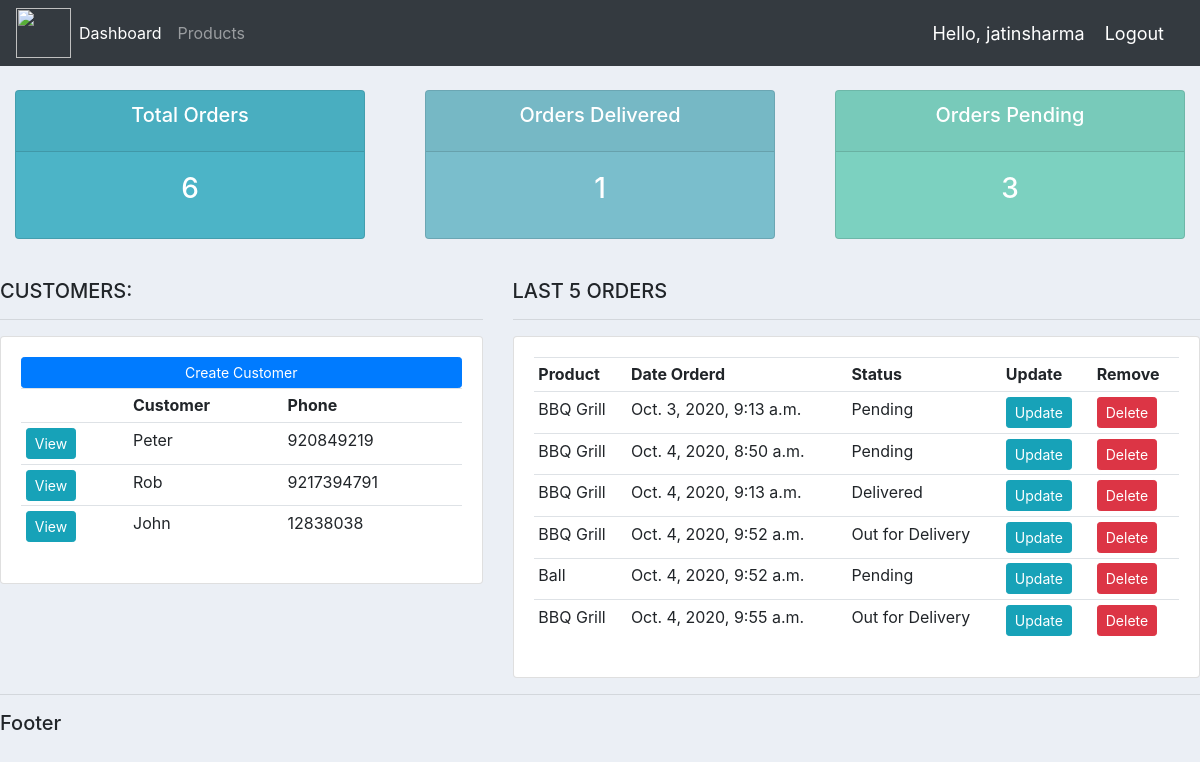
The app's page / (signed in) with its own data.
### accounts/models.py (models this page shows, shortened)
class Customer(models.Model):
    name = models.CharField(max_length=200, null=True)
    phone = models.CharField(max_length=200, null=True)
    email = models.CharField(max_length=200, null=True)
    date_created = models.DateTimeField(auto_now_add=True, null=True)

class Order(models.Model):
    STATUS = (
            ('Pending', 'Pending'),
            ('Out for Delivery', 'Out for Delviery'),
            ('Delivered', 'Delivered'),
            )
    customer = models.ForeignKey(Customer, null=True, on_delete= models.SET_NULL)
    product = models.ForeignKey(Product, null=True, on_delete=models.SET_NULL)
    date_created = models.DateTimeField(auto_now_add=True, null=True)
    status = models.CharField(max_length=200, null=True, choices=STATUS)

class Product(models.Model):
    CATEGORY = (
        ('Indoor', 'Indoor'),
        ('Out Door', 'Out Door'),
    )
    name = models.CharField(max_length=200, null=True)
    price = models.FloatField(null=True)
    category = models.CharField(max_length=200, null=True, choices=CATEGORY)
    description = models.CharField(max_length=200, null=True, blank=True)
    date_created = models.DateTimeField(auto_now_add=True, null=True)
    tags = models.ManyToManyField(Tag)
    def __str__(self):
        return self.name

### accounts/decorators.py (the view)
    def wrapper_func(request, *args, **kwargs):
        group =None
        if request.user.groups.exists():
            group = request.user.groups.all()[0].name
        if group == 'customer':
            return redirect('user_page')
        if group == 'admin':
            return view_func(request, *args, **kwargs)

### accounts/views.py (called while the page is built)
@login_required(login_url='login')
@admin_only
def home(request):
    orders = Order.objects.all()
    customers = Customer.objects.all()
    total_customers = customers.count()
    total_orders = orders.count()
    delivered = orders.filter(status='Delivered').count()
    pending = orders.filter(status='Pending').count()
    context = {'orders': orders, 'customers': customers,
                'total_orders': total_orders, 'pending': pending, 'delivered': delivered}
    return render(request, 'accounts/dashboard.html', context)

### accounts/templates/accounts/dashboard.html
{% extends 'accounts/main.html' %}
{% block content %}
{% include 'accounts/status.html' %}
<br>
<div class="row">
	<div class="col-md-5">
		<h5>CUSTOMERS:</h5>
		<hr>
		<div class="card card-body">
			<a class="btn btn-primary  btn-sm btn-block" href="">Create Customer</a>
			<table class="table table-sm">
				<tr>
					<th></th>
					<th>Customer</th>
					<th>Phone</th>
                </tr>
                {% for customer in customers %}
                    <tr>
						<td><a class="btn btn-sm btn-info" href="{% url 'customer' customer.id %}">View</a></td>
                        <td>{{customer.name}}</td>
                        <td>{{customer.phone}}</td>
                    </tr>
                {% endfor %}
			</table>
		</div>
	</div>
	<div class="col-md-7">
		<h5>LAST 5 ORDERS</h5>
		<hr>
		<div class="card card-body">
			<table class="table table-sm">
				<tr>
					<th>Product</th>
					<th>Date Orderd</th>
					<th>Status</th>
					<th>Update</th>
					<th>Remove</th>
                </tr>
                {% for order in orders %}
                <tr>
                    <td>{{order.product}}</td>
                    <td>{{order.date_created}}</td>
                    <td>{{order.status}}</td>
                    <td><a class="btn btn-sm btn-info" href="{% url 'update_order' order.id %}">Update</a></td>
                    <td><a class="btn btn-sm btn-danger" href="{% url 'delete_order' order.id %}">Delete</a></td>
                </tr>
                 {% endfor %}
			</table>
		</div>
	</div>
</div>
{% endblock %}

### accounts/templates/accounts/main.html (shortened to what this page needs)
{% load static %}
<!DOCTYPE html>
<html lang="en">
<head>
    <link rel="stylesheet" href="https://stackpath.bootstrapcdn.com/bootstrap/4.5.2/css/bootstrap.min.css">
    <link rel="stylesheet" type="text/css" href="{% static '/css/main.css' %}">
</head>
<body>
    {% include 'accounts/navbar.html' %}
    {% block content %}
    {% endblock %}
    <hr>
    <h5>Footer</h5>
</body>
</html>

### accounts/templates/accounts/navbar.html (shortened to what this page needs)
{% load static %}
<nav class="navbar navbar-expand-lg navbar-dark bg-dark">
    <img src="{% static 'images/logo.png' %}" width="55" height="50">
    <div class="collapse navbar-collapse" id="navbarNavAltMarkup">
      <div class="navbar-nav">
        {% if request.user.is_staff %}
          <a class="nav-item nav-link active" href="{% url 'home' %}">Dashboard</a>
          <a class="nav-item nav-link" href="{% url 'products' %}">Products</a>
        {% endif %}
      </div>
    </div>
    <span class="hello-msg">Hello, {{request.user}} </span>
    <span><a class="hello-msg" href="{% url 'logout' %}">Logout</a></span>
  </nav>

### accounts/templates/accounts/status.html
<br>
<div class="row">
	<div class="col">
		<div class="col-md">
			<div class="card text-center text-white  mb-3" id="total-orders">
			  	<div class="card-header">
			  		<h5 class="card-title">Total Orders</h5>
			  	</div>
			  	<div class="card-body">
			    	<h3 class="card-title">{{total_orders}}</h3>
			  	</div>
			</div>
		</div>
	</div>
	<div class="col">
		<div class="col-md">
			<div class="card text-center text-white  mb-3" id="orders-delivered">
			  	<div class="card-header">
			  		<h5 class="card-title">Orders Delivered</h5>
			  	</div>
			  	<div class="card-body">
			    	<h3 class="card-title">{{delivered}}</h3>
			  	</div>
			</div>
		</div>
	</div>
	<div class="col">
		<div class="col-md">
			<div class="card text-center text-white  mb-3" id="orders-pending">
			  	<div class="card-header">
			  		<h5 class="card-title">Orders Pending</h5>
			  	</div>
			  	<div class="card-body">
			    	<h3 class="card-title">{{pending}}</h3>
			  	</div>
			</div>
		</div>
	</div>
</div>

### static/css/main.css (style rules this page uses)
body { background-color: #ebeff5; }
#total-orders { background-color: #4cb4c7; }
#orders-delivered { background-color: #7abecc; }
#orders-pending { background-color: #7CD1C0; }

### accounts/templates/accounts/navbar.html (style rules this page uses)
.hello-msg { font-size: 18px; color: #fff; margin-right: 20px; }

### records on screen
Customer: name "Peter", phone "920849219"
Customer: name "Rob", phone "9217394791"
Customer: name "John", phone "12838038"
Order: product "BBQ Grill", date_created "Oct. 3, 2020, 9:13 a.m.", status "Pending"
Order: product "BBQ Grill", date_created "Oct. 4, 2020, 8:50 a.m.", status "Pending"
Order: product "BBQ Grill", date_created "Oct. 4, 2020, 9:13 a.m.", status "Delivered"
Order: product "BBQ Grill", date_created "Oct. 4, 2020, 9:52 a.m.", status "Out for Delivery"
Order: product "Ball", date_created "Oct. 4, 2020, 9:52 a.m.", status "Pending"
Order: product "BBQ Grill", date_created "Oct. 4, 2020, 9:55 a.m.", status "Out for Delivery"

### other values on screen
{{ request.user }} "jatinsharma"
{{ total_orders }} "6"
{{ delivered }} "1"
{{ pending }} "3"
